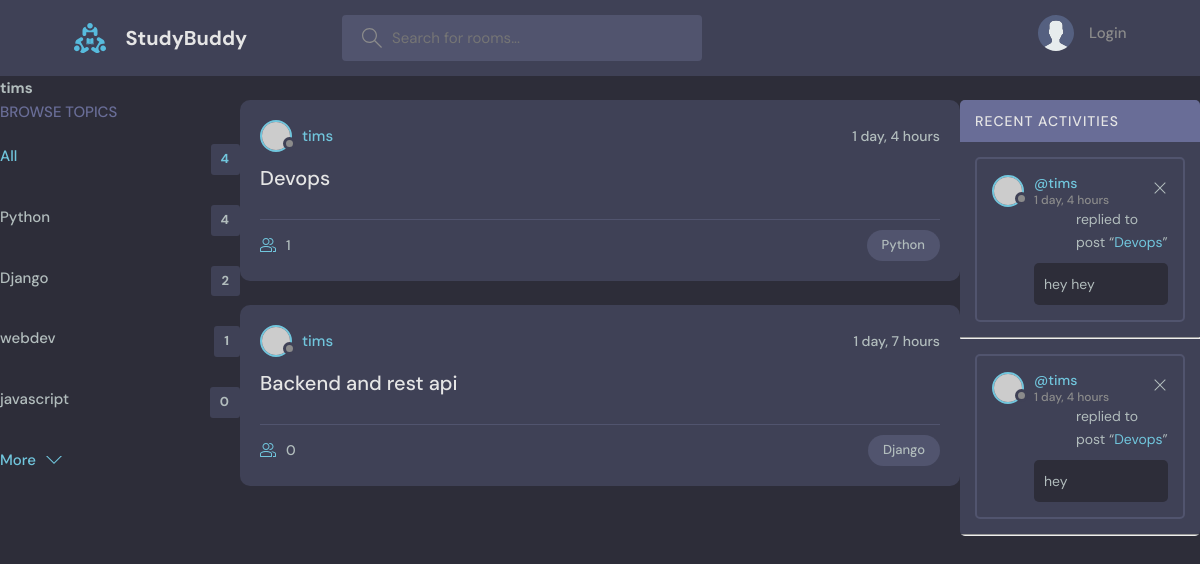
The page /profile/4/ on the database its author committed.
### base/models.py (models this page shows, shortened)
class Topic(models.Model):
    name = models.CharField(max_length=200)

class Room(models.Model):
    host = models.ForeignKey(User, on_delete=models.SET_NULL,null=True,related_name='rooms')
    topic = models.ForeignKey(Topic, on_delete=models.SET_NULL, null=True)
    name = models.CharField(max_length=200)
    description = models.TextField(null=True, blank=True)
    participants = models.ManyToManyField(User,related_name='participants',blank=True)
    updated = models.DateTimeField(auto_now=True)
    created = models.DateTimeField(auto_now_add=True)
    class Meta:
        ordering = ['-updated','-created']
    def __str__(self):
        return str(self.name)

class Message(models.Model):
    user =models.ForeignKey(User, on_delete = models.CASCADE)
    room = models.ForeignKey(Room, on_delete=models.CASCADE)
    body = models.TextField()
    updated = models.DateTimeField(auto_now=True)
    created = models.DateTimeField(auto_now_add=True)
    class Meta:
        ordering = ['-updated','-created']
    def __str__(self):
        return self.body[0:50]

### base/views.py (the view)
def userProfile(request,pk):
    user = User.objects.get(id = pk)
    rooms = user.rooms.all()
    room_messages = user.message_set.all()
    topics = Topic.objects.all
    context = {'user':user,'rooms':rooms,'room_messages':room_messages,"topics":topics}
    return render(request,'base/profile.html',context)

### base/templates/base/profile.html (shortened to what this page needs)
{%extends 'main.html'%} {%block content%}
<h1>{{user.username}}</h1>
<div class="profile-container">
    <div>{%include 'base/topics_component.html'%}</div>
    <div>{%include 'base/feed_component.html'%}</div>
    <div>{%include 'base/activity_component.html'%}</div>
</div>
{%endblock content%}

### base/templates/base/topics_component.html (shortened to what this page needs)
<div class="topics">
        <div class="topics__header">
            <h2>Browse Topics</h2>
        </div>
        <ul class="topics__list">
            <li>
                <a href="{%url 'home'%}" class="active">All <span>{{topics.count}}</span></a>
            </li>
            {%for topic in topics%}
            <li>
                <a href="{%url "home" %}?q={{topic.name}}">{{topic.name}}<span>{{topic.room_set.all.count}}</span></a>
            </li>
            {%endfor%}
        </ul>
        <a class="btn btn--link" href="topics.html">
            More
            <svg
                version="1.1"
                xmlns="http://www.w3.org/2000/svg"
                width="32"
                height="32"
                viewBox="0 0 32 32"
            >
                <title>chevron-down</title>
                <path d="M16 21l-13-13h-3l16 16 16-16h-3l-13 13z"></path>
            </svg>
        </a>
    </div>

### base/templates/base/feed_component.html (shortened to what this page needs)
{% for room in rooms%}
<div class="roomListRoom">
    <div class="roomListRoom__header">
        <a
            href="{%url 'user_profile' room.host.id%}"
            class="roomListRoom__author"
        >
            <div class="avatar avatar--small">
                <img src="https://randomuser.me/api/portraits/women/11.jpg" />
            </div>
            <span>{{room.host.username}}</span>
        </a>
        <div class="roomListRoom__actions">
            <span>{{room.created|timesince}}</span>
        </div>
    </div>
    <div class="roomListRoom__content">
        <a href="{% url 'room' room.id%}">{{room.name}}</a>
    </div>
    <div class="roomListRoom__meta">
        <a href="{% url 'room' room.id%}" class="roomListRoom__joined">
            {{room.participants.all.count}}
        </a>
        <p class="roomListRoom__topic">{{room.topic.name}}</p>
    </div>
</div>
{%endfor%}

### base/templates/base/activity_component.html (shortened to what this page needs)
<div class="activities">
    <div class="activities__header">
        <h2>Recent Activities</h2>
    </div>
    {%for message in room_messages%}
    <div class="activities__box">
        <div class="activities__boxHeader roomListRoom__header">
            <a
                href="{%url 'user_profile' request.user.id%}"
                class="roomListRoom__author"
            >
                <div class="avatar avatar--small">
                    <img
                        src="https://randomuser.me/api/portraits/women/11.jpg"
                    />
                </div>
                <p>
                    @{{message.user}}
                    <span>{{message.created|timesince}}</span>
                </p>
            </a>
            <div class="roomListRoom__actions">
                <a href="#">
                    <svg
                        version="1.1"
                        xmlns="http://www.w3.org/2000/svg"
                        width="32"
                        height="32"
                        viewBox="0 0 32 32"
                    >
                        <title>remove</title>
                        <path
                            d="M27.314 6.019l-1.333-1.333-9.98 9.981-9.981-9.981-1.333 1.333 9.981 9.981-9.981 9.98 1.333 1.333 9.981-9.98 9.98 9.98 1.333-1.333-9.98-9.98 9.98-9.981z"
                        ></path>
                    </svg>
                </a>
            </div>
        </div>
        <div class="activities__boxContent">
            <div class="activities__boxContent">
                <p>
                    replied to post “<a href="{%url 'room' message.room.id%}"
                        >{{message.room}}</a
                    >”
                </p>
                <div class="activities__boxRoomContent">{{message}}</div>
            </div>
        </div>
    </div>
    <hr />
    {%endfor%}
</div>

### base/templates/base/profile.html (style rules this page uses)
.profile-container { display: grid; grid-template-columns: 1fr 3fr 1fr; }

### rows shown on the page
Topic: name "Python", room_set.all.count "4"
Topic: name "Django", room_set.all.count "2"
Topic: name "webdev", room_set.all.count "1"
Topic: name "javascript", room_set.all.count "0"
Room: host.username "tims", created "1 day, 4 hours", name "Devops", participants.all.count "1", topic.name "Python"
Room: host.username "tims", created "1 day, 7 hours", name "Backend and rest api", participants.all.count "0", topic.name "Django"
Message: user "tims", created "1 day, 4 hours", room "Devops", body "hey hey"
Message: user "tims", created "1 day, 4 hours", room "Devops", body "hey"

### other values the page prints
{{ user.username }} "tims"
{{ topics.count }} "4"
